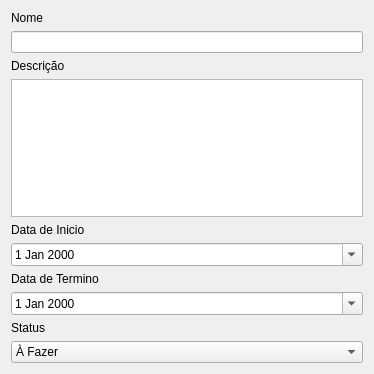
<?xml version="1.0" encoding="UTF-8"?>
<ui version="4.0">
 <class>NewTask</class>
 <widget class="QWidget" name="NewTask">
  <property name="geometry">
   <rect>
    <x>0</x>
    <y>0</y>
    <width>374</width>
    <height>374</height>
   </rect>
  </property>
  <property name="windowTitle">
   <string comment="NewTask" extracomment="NewTask"/>
  </property>
  <layout class="QVBoxLayout" name="verticalLayout_6">
   <item>
    <layout class="QVBoxLayout" name="verticalLayout">
     <item>
      <widget class="QLabel" name="labelName">
       <property name="text">
        <string>Nome</string>
       </property>
      </widget>
     </item>
     <item>
      <widget class="QLineEdit" name="lineEditName"/>
     </item>
    </layout>
   </item>
   <item>
    <layout class="QVBoxLayout" name="verticalLayout_2">
     <item>
      <widget class="QLabel" name="labelDescription">
       <property name="text">
        <string>Descrição</string>
       </property>
      </widget>
     </item>
     <item>
      <widget class="QTextEdit" name="textEdit"/>
     </item>
    </layout>
   </item>
   <item>
    <layout class="QVBoxLayout" name="verticalLayout_3">
     <item>
      <widget class="QLabel" name="labelStartDate">
       <property name="text">
        <string>Data de Inicio</string>
       </property>
      </widget>
     </item>
     <item>
      <widget class="QDateEdit" name="dateEditStartDate">
       <property name="calendarPopup">
        <bool>true</bool>
       </property>
      </widget>
     </item>
    </layout>
   </item>
   <item>
    <layout class="QVBoxLayout" name="verticalLayout_4">
     <item>
      <widget class="QLabel" name="labelFinishDate">
       <property name="text">
        <string>Data de Termino</string>
       </property>
      </widget>
     </item>
     <item>
      <widget class="QDateEdit" name="dateEditStartDate_2">
       <property name="calendarPopup">
        <bool>true</bool>
       </property>
      </widget>
     </item>
    </layout>
   </item>
   <item>
    <layout class="QVBoxLayout" name="verticalLayout_5">
     <item>
      <widget class="QLabel" name="labelName_2">
       <property name="text">
        <string>Status</string>
       </property>
      </widget>
     </item>
     <item>
      <widget class="QComboBox" name="comboBox">
       <item>
        <property name="text">
         <string>À Fazer</string>
        </property>
       </item>
       <item>
        <property name="text">
         <string>Fazendo</string>
        </property>
       </item>
       <item>
        <property name="text">
         <string>Feito</string>
        </property>
       </item>
      </widget>
     </item>
    </layout>
   </item>
  </layout>
 </widget>
 <resources/>
 <connections/>
</ui>
